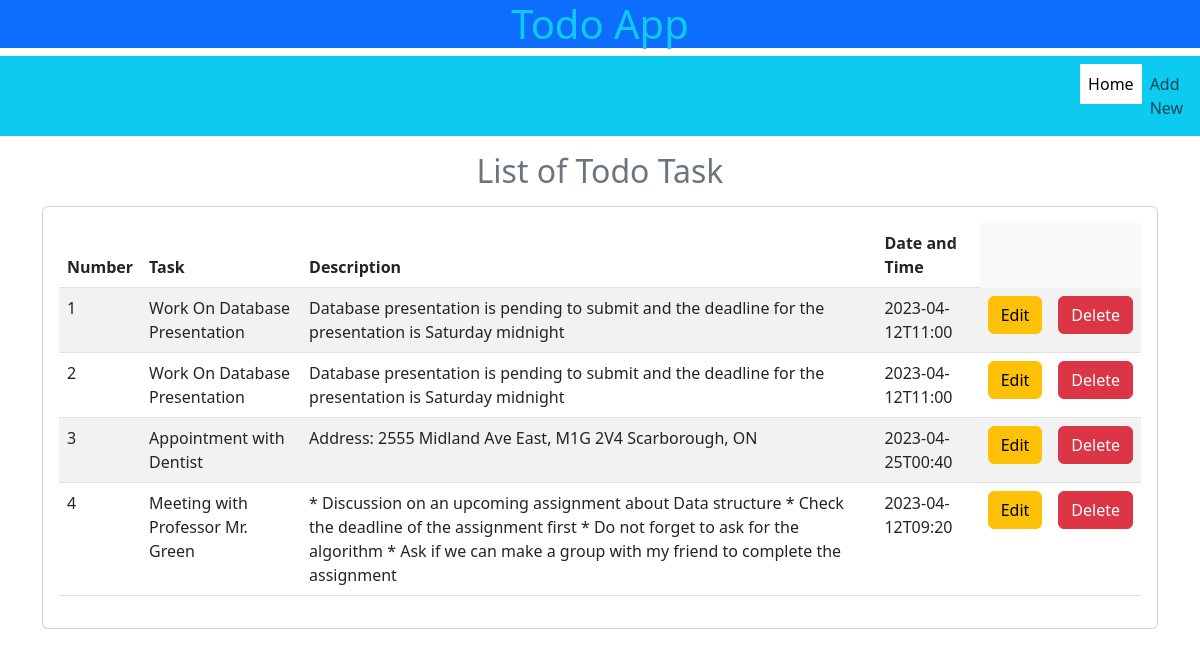
/TodoApp/, run on an earlier commit of the app's database.
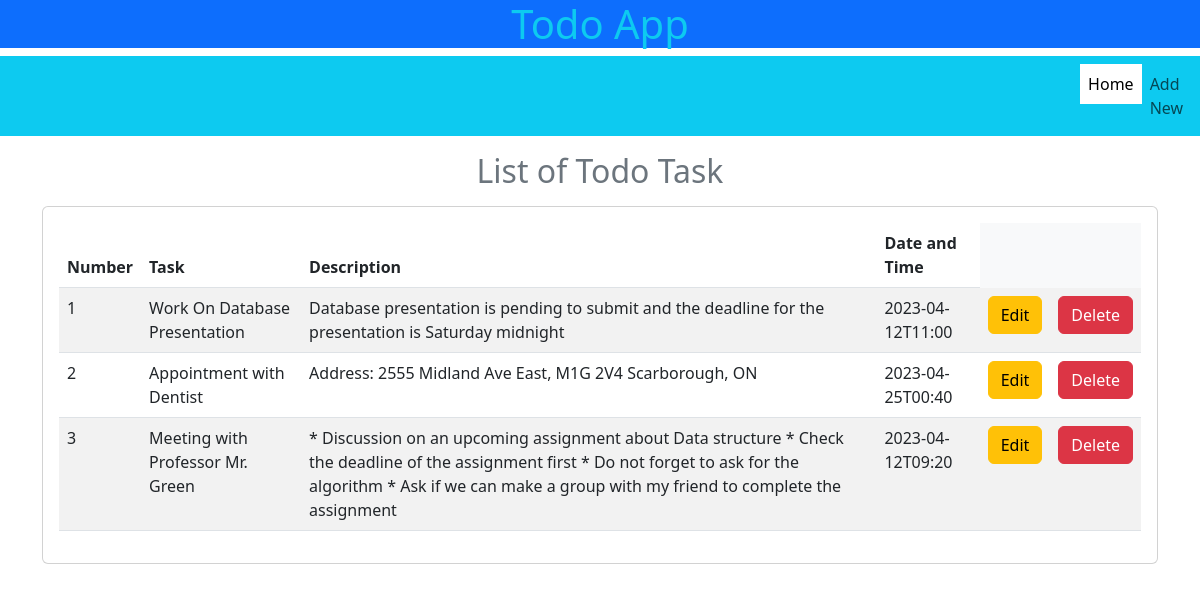
And on a later commit of the database.
### TodoApp/models.py (models this page shows)
class TodoList(models.Model):
    task = models.CharField(max_length=100)
    description = models.CharField(max_length=300)
    date = models.CharField(max_length=20)

### TodoApp/views.py (the view)
# urls.py: path("", home),
def home(request):
    list = TodoList.objects.all()
    return render(request, "TodoApp/home.html", {'list':list})

### templates/TodoApp/home.html (shortened to what this page needs)
<!doctype html>
<html>
  <head>
    <link rel="stylesheet" href="https://cdn.jsdelivr.net/npm/bootstrap@5.3.0-alpha3/dist/css/bootstrap.rtl.min.css">
    <link rel="stylesheet" href="https://cdnjs.cloudflare.com/ajax/libs/font-awesome/4.7.0/css/font-awesome.min.css">
  </head>
  <body>
    <h1 class="text-center bg-primary text-info">Todo App</h1>
    {% include 'TodoApp/navigation.html' %}
    <div class="container">
      <div class="row">
        <div class="col-md-12">
          <h2 class="col-md-12 my-3 text-secondary text-center">List of Todo Task</h2>
          <div class="card">
            <div class="card-body">
              <table class="table bg-light table-striped">
                <thead>
                  <th>Number</th>
                  <th>Task</th>
                  <th>Description</th>
                  <th>Date and Time</th>
                </thead>
                <tbody>
                  {% for l in list %}
                  <tr>
                    <td>{{forloop.counter}}</td>
                    <td>{{l.task}}</td>
                    <td>{{l.description}}</td>
                    <td>{{l.date}}</td>
                    <td>
                      <a href="/TodoApp/updateList/{{l.id}}" class="btn btn-warning md-sm">Edit</a>
                    </td>
                    <td>
                      <a href="/TodoApp/deleteList/{{l.id}}" class="btn btn-danger md-sm">Delete</a>
                    </td>
                  </tr>
                  {% endfor %}
                </tbody>
              </table>
            </div>
          </div>
        </div>
      </div>
    </div>
  </body>
</html>

What changed in the data, as far as the page shows it:
removed TodoList: task "Work On Database Presentation", description "Database presentation is pending to submit and the deadline for the presentation is Saturday midnight", date "2023-04-12T11:00"
